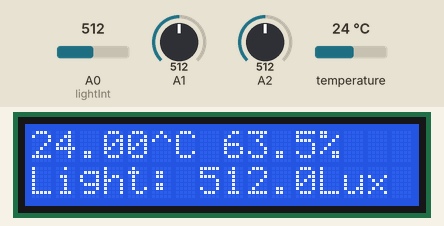
This sketch was run on a simulated Arduino Uno, built with avr-gcc and run on an emulated ATmega328P. Shown: 16×2 character LCD. The inputs (shaded band) are chosen by the test bench; at power-on: temperature 24 °C, A0 (lightInt) = 512, A1 = 512, A2 = 512. What the sketch prints to the serial monitor is not drawn.

Above: at 1.2 s.
1.3 s: temperature set to 12 °C
At 3.3 s:
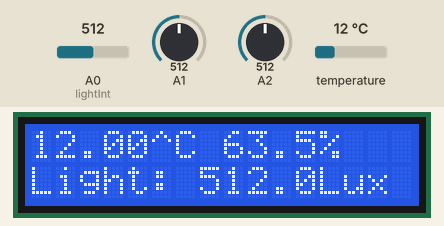
3.9 s: A0 (lightInt) set to 716
At 5.4 s:
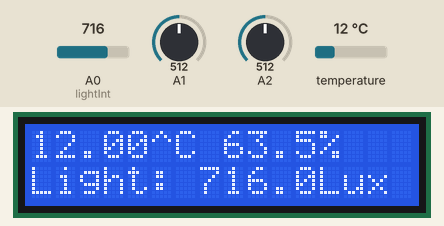
6.5 s: A1 set to 716
At 8.7 s:
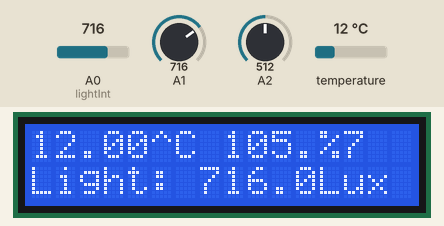
9.2 s: temperature set to 19 °C
At 10.9 s:
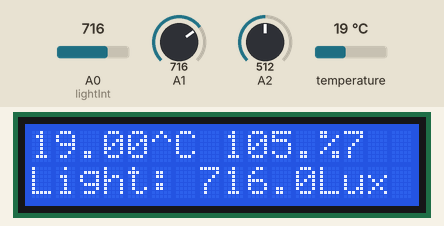
11.8 s: A0 (lightInt) set to 992
At 14.1 s:
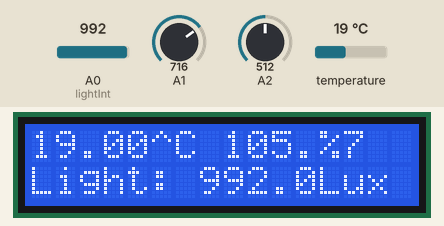
14.4 s: A1 set to 992
At 16.6 s:
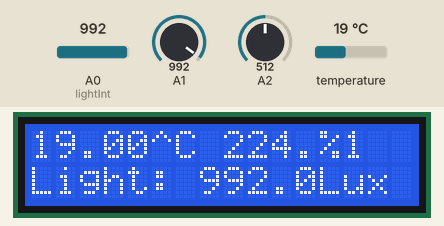
Timing chart, 0 to 18.1 s (numbered marks = the images above; inputs shaded):
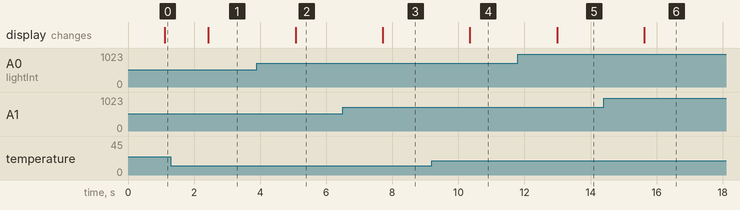

The sketch:

Sens_cal_temp.ino
```cpp
#include <OneWire.h>

// include the library code:
#include <LiquidCrystal.h>

// OneWire DS18S20, DS18B20, DS1822 Temperature Example
//
// http://www.pjrc.com/teensy/td_libs_OneWire.html
//
// The DallasTemperature library can do all this work for you!
// http://milesburton.com/Dallas_Temperature_Control_Library

OneWire  ds(13);  // on pin 10 (a 4.7K resistor is necessary)

// initialize the library with the numbers of the interface pins
LiquidCrystal lcd(12, 11, 2, 3, 4, 5);

void setup(void) {
  Serial.begin(9600);
  lcd.begin(16, 2);
}

void loop(void) {

   byte i;
  byte present = 0;
  byte type_s;
  byte data[12];
  byte addr[8];
  float celsius, fahrenheit;

  if ( !ds.search(addr)) {

    ds.reset_search();
    delay(250);
    return;
  }

  if (OneWire::crc8(addr, 7) != addr[7]) {
      //Serial.println("CRC is not valid!");
      return;
  }


  ds.reset();
  ds.select(addr);
  ds.write(0x44, 1);        // start conversion, with parasite power on at the end

  delay(1000);     // maybe 750ms is enough, maybe not
  // we might do a ds.depower() here, but the reset will take care of it.

  present = ds.reset();
  ds.select(addr);
  ds.write(0xBE);         // Read Scratchpad

  //Serial.print("  Data = ");
  //Serial.print(present, HEX);
  //Serial.print(" ");
  for ( i = 0; i < 9; i++) {           // we need 9 bytes
    data[i] = ds.read();
    //Serial.print(data[i], HEX);
    //Serial.print(" ");
  }
  //Serial.print(" CRC=");
  //Serial.print(OneWire::crc8(data, 8), HEX);
  //Serial.println();

  // Convert the data to actual temperature
  // because the result is a 16 bit signed integer, it should
  // be stored to an "int16_t" type, which is always 16 bits
  // even when compiled on a 32 bit processor.
  int16_t raw = (data[1] << 8) | data[0];
  if (type_s) {
    raw = raw << 3; // 9 bit resolution default
    if (data[7] == 0x10) {
      // "count remain" gives full 12 bit resolution
      raw = (raw & 0xFFF0) + 12 - data[6];
    }
  } else {
    byte cfg = (data[4] & 0x60);
    // at lower res, the low bits are undefined, so let's zero them
    if (cfg == 0x00) raw = raw & ~7;  // 9 bit resolution, 93.75 ms
    else if (cfg == 0x20) raw = raw & ~3; // 10 bit res, 187.5 ms
    else if (cfg == 0x40) raw = raw & ~1; // 11 bit res, 375 ms
    //// default is 12 bit resolution, 750 ms conversion time
  }
  celsius = (float)raw / 16.0;

  Serial.print("Temperature: ");
  Serial.print(celsius);
  Serial.println(" Celcius");


   float humidity;
   humIdity(humidity);

   Serial.print("Humidity: ");
   Serial.print(humidity);
   Serial.println(" %");


  float light;
  lightInt(light);

  Serial.print("Light: ");
  Serial.print(light);
  Serial.println(" Lumens");

  float temperature;
  tempVal(temperature);

  Serial.print("Temp-2: ");
  Serial.print(temperature);
  Serial.println(" Celcius");


  // Print a message to the LCD.
  lcd.setCursor(0,0);
  lcd.print(celsius);
  lcd.setCursor(5,0);
  lcd.print("^C");

  lcd.setCursor(8,0);
  lcd.print(humidity);
  lcd.setCursor(12,0);
  lcd.print("%");

  lcd.setCursor(0,1);
  lcd.print("Light:");
  lcd.setCursor(7,1);
  lcd.print(light);
  lcd.setCursor(12,1);
  lcd.print("Lux");

}

void humIdity(float &humidity){
    float humValue = analogRead(A1);
    float voltage = ((humValue*5.0)/1023.0);
    humidity= (3.71*pow(voltage,3))-(20.65*pow(voltage,2))+(64.81*voltage)-27.44;
    //Serial.print("Humidity: ");
    //Serial.print(humidity);
    //Serial.println(" %");
}

void lightInt(float &light){
    int lightValue = analogRead(A0);
    //int voltage = ((humValue*5.0)/1023.0);
    light = lightValue; //(3.71*pow(voltage,3))-(20.65*pow(voltage,2))+(64.81*voltage)-27.44;
    //Serial.print("Humidity: ");
    //Serial.print(humidity);
    //Serial.println(" %");
}

void tempVal(float &temperature){
    int tempValue = analogRead(A2);
    int voltage_temp = ((tempValue*5.0)/1023.0); // convert analog value to voltage
    //equation for temperature
    temperature=(5.26*pow(voltage_temp,3))-(27.34*pow(voltage_temp,2))+(68.87*voltage_temp)-17.81;
    //Serial.print("Humidity: ");
    //Serial.print(humidity);
    //Serial.println(" %");
}
```

Measured:
- after the input at 1.3 s, the display: changes after 1.1 s (image 1)
- after the input at 3.9 s, the display: changes after 1.2 s (image 2)
- after the input at 6.5 s, the display: changes after 1.2 s (image 3)
- after the input at 9.2 s, the display: changes after 1.1 s (image 4)
- after the input at 11.8 s, the display: changes after 1.2 s (image 5)
- after the input at 14.4 s, the display: changes after 1.2 s (image 6)
